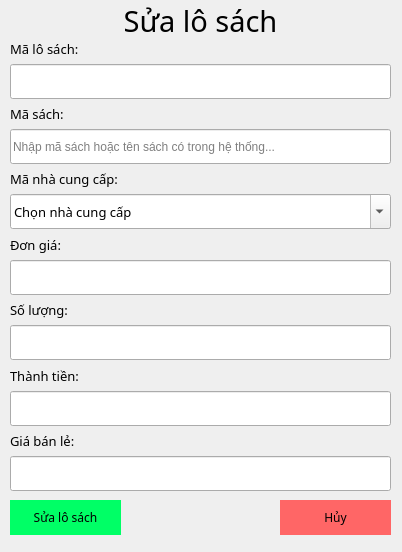
<?xml version="1.0" encoding="UTF-8"?>
<ui version="4.0">
 <class>qlnhapsach_SuaLoSach</class>
 <widget class="QDialog" name="qlnhapsach_SuaLoSach">
  <property name="geometry">
   <rect>
    <x>0</x>
    <y>0</y>
    <width>402</width>
    <height>552</height>
   </rect>
  </property>
  <property name="windowTitle">
   <string>Dialog</string>
  </property>
  <property name="windowIcon">
   <iconset resource="../new_resource.qrc">
    <normaloff>:/newPrefix/icons/editLS.png</normaloff>:/newPrefix/icons/editLS.png</iconset>
  </property>
  <widget class="QWidget" name="layoutWidget">
   <property name="geometry">
    <rect>
     <x>10</x>
     <y>40</y>
     <width>381</width>
     <height>451</height>
    </rect>
   </property>
   <layout class="QVBoxLayout" name="verticalLayout_7">
    <item>
     <layout class="QVBoxLayout" name="verticalLayout">
      <item>
       <layout class="QVBoxLayout" name="verticalLayout_9">
        <item>
         <widget class="QLabel" name="label_8">
          <property name="font">
           <font>
            <family>Bahnschrift</family>
            <pointsize>10</pointsize>
           </font>
          </property>
          <property name="text">
           <string>Mã lô sách:</string>
          </property>
         </widget>
        </item>
        <item>
         <widget class="QLineEdit" name="txtMaLoSach">
          <property name="minimumSize">
           <size>
            <width>0</width>
            <height>35</height>
           </size>
          </property>
          <property name="maximumSize">
           <size>
            <width>16777215</width>
            <height>35</height>
           </size>
          </property>
          <property name="inputMask">
           <string/>
          </property>
          <property name="placeholderText">
           <string/>
          </property>
         </widget>
        </item>
       </layout>
      </item>
      <item>
       <widget class="QLabel" name="label_2">
        <property name="font">
         <font>
          <family>Bahnschrift</family>
          <pointsize>10</pointsize>
         </font>
        </property>
        <property name="text">
         <string>Mã sách:</string>
        </property>
       </widget>
      </item>
      <item>
       <widget class="QLineEdit" name="txtChonMaSach">
        <property name="minimumSize">
         <size>
          <width>0</width>
          <height>35</height>
         </size>
        </property>
        <property name="maximumSize">
         <size>
          <width>16777215</width>
          <height>35</height>
         </size>
        </property>
        <property name="inputMask">
         <string/>
        </property>
        <property name="placeholderText">
         <string>Nhập mã sách hoặc tên sách có trong hệ thống...</string>
        </property>
       </widget>
      </item>
     </layout>
    </item>
    <item>
     <layout class="QVBoxLayout" name="verticalLayout_6">
      <item>
       <widget class="QLabel" name="label_7">
        <property name="font">
         <font>
          <family>Bahnschrift</family>
          <pointsize>10</pointsize>
         </font>
        </property>
        <property name="text">
         <string>Mã nhà cung cấp:</string>
        </property>
       </widget>
      </item>
      <item>
       <widget class="QComboBox" name="cbbChonMaNCC">
        <property name="minimumSize">
         <size>
          <width>0</width>
          <height>35</height>
         </size>
        </property>
        <property name="maximumSize">
         <size>
          <width>16777215</width>
          <height>35</height>
         </size>
        </property>
        <property name="font">
         <font>
          <family>Bahnschrift</family>
          <pointsize>10</pointsize>
         </font>
        </property>
        <property name="autoFillBackground">
         <bool>false</bool>
        </property>
        <property name="styleSheet">
         <string notr="true"/>
        </property>
        <property name="editable">
         <bool>true</bool>
        </property>
        <property name="iconSize">
         <size>
          <width>16</width>
          <height>16</height>
         </size>
        </property>
        <item>
         <property name="text">
          <string>Chọn nhà cung cấp</string>
         </property>
        </item>
        <item>
         <property name="text">
          <string>-------------------</string>
         </property>
        </item>
       </widget>
      </item>
     </layout>
    </item>
    <item>
     <layout class="QVBoxLayout" name="verticalLayout_2">
      <item>
       <widget class="QLabel" name="label_3">
        <property name="font">
         <font>
          <family>Bahnschrift</family>
          <pointsize>10</pointsize>
         </font>
        </property>
        <property name="text">
         <string>Đơn giá:</string>
        </property>
       </widget>
      </item>
      <item>
       <widget class="QLineEdit" name="txtDonGia">
        <property name="minimumSize">
         <size>
          <width>0</width>
          <height>35</height>
         </size>
        </property>
        <property name="maximumSize">
         <size>
          <width>16777215</width>
          <height>35</height>
         </size>
        </property>
       </widget>
      </item>
     </layout>
    </item>
    <item>
     <layout class="QVBoxLayout" name="verticalLayout_3">
      <item>
       <widget class="QLabel" name="label_4">
        <property name="font">
         <font>
          <family>Bahnschrift</family>
          <pointsize>10</pointsize>
         </font>
        </property>
        <property name="text">
         <string>Số lượng:</string>
        </property>
       </widget>
      </item>
      <item>
       <widget class="QLineEdit" name="txtSoLuong">
        <property name="minimumSize">
         <size>
          <width>0</width>
          <height>35</height>
         </size>
        </property>
        <property name="maximumSize">
         <size>
          <width>16777215</width>
          <height>35</height>
         </size>
        </property>
       </widget>
      </item>
     </layout>
    </item>
    <item>
     <layout class="QVBoxLayout" name="verticalLayout_4">
      <item>
       <widget class="QLabel" name="label_5">
        <property name="font">
         <font>
          <family>Bahnschrift</family>
          <pointsize>10</pointsize>
         </font>
        </property>
        <property name="text">
         <string>Thành tiền:</string>
        </property>
       </widget>
      </item>
      <item>
       <widget class="QLineEdit" name="txtThanhTien">
        <property name="minimumSize">
         <size>
          <width>0</width>
          <height>35</height>
         </size>
        </property>
        <property name="maximumSize">
         <size>
          <width>16777215</width>
          <height>35</height>
         </size>
        </property>
       </widget>
      </item>
     </layout>
    </item>
    <item>
     <layout class="QVBoxLayout" name="verticalLayout_5">
      <item>
       <widget class="QLabel" name="label_6">
        <property name="font">
         <font>
          <family>Bahnschrift</family>
          <pointsize>10</pointsize>
         </font>
        </property>
        <property name="text">
         <string>Giá bán lẻ:</string>
        </property>
       </widget>
      </item>
      <item>
       <widget class="QLineEdit" name="txtGiaBanLe">
        <property name="minimumSize">
         <size>
          <width>0</width>
          <height>35</height>
         </size>
        </property>
        <property name="maximumSize">
         <size>
          <width>16777215</width>
          <height>35</height>
         </size>
        </property>
       </widget>
      </item>
     </layout>
    </item>
   </layout>
  </widget>
  <widget class="QPushButton" name="btnThoat">
   <property name="geometry">
    <rect>
     <x>280</x>
     <y>500</y>
     <width>111</width>
     <height>35</height>
    </rect>
   </property>
   <property name="minimumSize">
    <size>
     <width>0</width>
     <height>35</height>
    </size>
   </property>
   <property name="maximumSize">
    <size>
     <width>16777215</width>
     <height>35</height>
    </size>
   </property>
   <property name="font">
    <font>
     <family>Bahnschrift</family>
    </font>
   </property>
   <property name="styleSheet">
    <string notr="true">background-color: #FF6666;
border: 1px solid #FF6666;</string>
   </property>
   <property name="text">
    <string>Hủy</string>
   </property>
   <property name="icon">
    <iconset resource="../new_resource.qrc">
     <normaloff>:/newPrefix/icons/exitLS.png</normaloff>:/newPrefix/icons/exitLS.png</iconset>
   </property>
  </widget>
  <widget class="QPushButton" name="btnSuaLoSach">
   <property name="geometry">
    <rect>
     <x>10</x>
     <y>500</y>
     <width>111</width>
     <height>35</height>
    </rect>
   </property>
   <property name="minimumSize">
    <size>
     <width>0</width>
     <height>35</height>
    </size>
   </property>
   <property name="maximumSize">
    <size>
     <width>16777215</width>
     <height>35</height>
    </size>
   </property>
   <property name="font">
    <font>
     <family>Bahnschrift</family>
    </font>
   </property>
   <property name="styleSheet">
    <string notr="true">background-color: #00FF66;
border: 1px solid #00FF66;</string>
   </property>
   <property name="text">
    <string>Sửa lô sách</string>
   </property>
   <property name="icon">
    <iconset resource="../new_resource.qrc">
     <normaloff>:/newPrefix/icons/editLS.png</normaloff>:/newPrefix/icons/editLS.png</iconset>
   </property>
  </widget>
  <widget class="QWidget" name="verticalLayoutWidget">
   <property name="geometry">
    <rect>
     <x>0</x>
     <y>0</y>
     <width>401</width>
     <height>41</height>
    </rect>
   </property>
   <layout class="QVBoxLayout" name="verticalLayout_8">
    <item>
     <widget class="QLabel" name="label">
      <property name="font">
       <font>
        <family>Bahnschrift</family>
        <pointsize>22</pointsize>
       </font>
      </property>
      <property name="text">
       <string>Sửa lô sách</string>
      </property>
      <property name="alignment">
       <set>Qt::AlignCenter</set>
      </property>
     </widget>
    </item>
   </layout>
  </widget>
 </widget>
 <resources>
  <include location="../new_resource.qrc"/>
 </resources>
 <connections/>
</ui>
